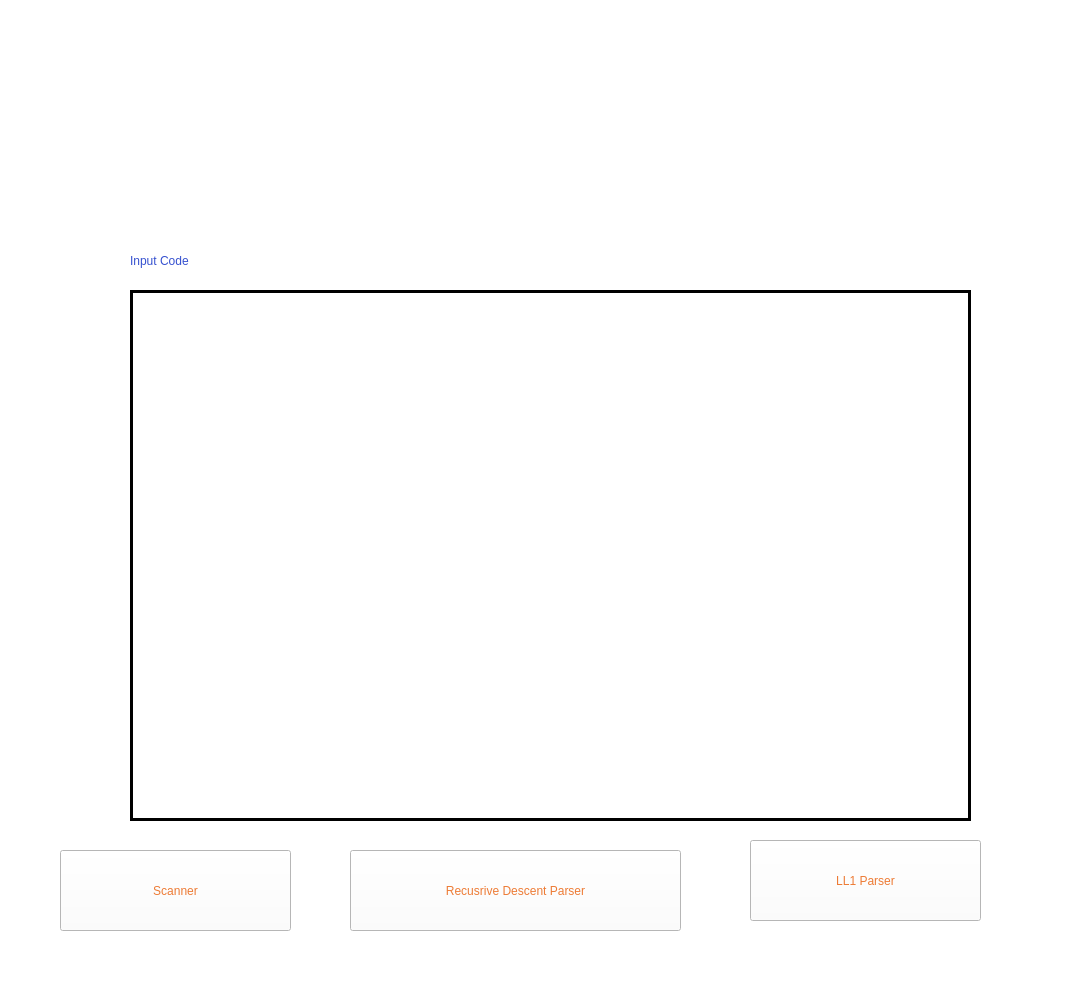
<?xml version="1.0" encoding="UTF-8"?>
<ui version="4.0">
 <class>MainWindow</class>
 <widget class="QMainWindow" name="MainWindow">
  <property name="geometry">
   <rect>
    <x>0</x>
    <y>0</y>
    <width>1081</width>
    <height>982</height>
   </rect>
  </property>
  <property name="windowTitle">
   <string>MainWindow</string>
  </property>
  <property name="styleSheet">
   <string notr="true">text-color: black; background-color: white</string>
  </property>
  <widget class="QWidget" name="centralwidget">
   <widget class="QTextEdit" name="textEdit">
    <property name="geometry">
     <rect>
      <x>130</x>
      <y>290</y>
      <width>841</width>
      <height>531</height>
     </rect>
    </property>
    <property name="styleSheet">
     <string notr="true">color:black; border: 3px solid black; 
font: 14pt solid &quot;Lato&quot;;</string>
    </property>
    <property name="html">
     <string>&lt;!DOCTYPE HTML PUBLIC &quot;-//W3C//DTD HTML 4.0//EN&quot; &quot;http://www.w3.org/TR/REC-html40/strict.dtd&quot;&gt;
&lt;html&gt;&lt;head&gt;&lt;meta name=&quot;qrichtext&quot; content=&quot;1&quot; /&gt;&lt;style type=&quot;text/css&quot;&gt;
p, li { white-space: pre-wrap; }
&lt;/style&gt;&lt;/head&gt;&lt;body style=&quot; font-family:'24 Lato'; font-size:14pt; font-weight:400; font-style:normal;&quot;&gt;
&lt;p align=&quot;center&quot; style=&quot;-qt-paragraph-type:empty; margin-top:0px; margin-bottom:0px; margin-left:0px; margin-right:0px; -qt-block-indent:0; text-indent:0px;&quot;&gt;&lt;br /&gt;&lt;/p&gt;&lt;/body&gt;&lt;/html&gt;</string>
    </property>
   </widget>
   <widget class="QPushButton" name="pushButton">
    <property name="geometry">
     <rect>
      <x>60</x>
      <y>850</y>
      <width>231</width>
      <height>81</height>
     </rect>
    </property>
    <property name="styleSheet">
     <string notr="true"> color: #ED7B35; font:16pt 4px solid  &quot;Lato&quot;; </string>
    </property>
    <property name="text">
     <string>Scanner</string>
    </property>
   </widget>
   <widget class="QLabel" name="label_2">
    <property name="geometry">
     <rect>
      <x>130</x>
      <y>240</y>
      <width>221</width>
      <height>41</height>
     </rect>
    </property>
    <property name="styleSheet">
     <string notr="true">color:#3550CF; font:16pt 3px solid  &quot;Lato&quot;;</string>
    </property>
    <property name="text">
     <string>Input Code</string>
    </property>
   </widget>
   <widget class="QPushButton" name="pushButton_2">
    <property name="geometry">
     <rect>
      <x>350</x>
      <y>850</y>
      <width>331</width>
      <height>81</height>
     </rect>
    </property>
    <property name="styleSheet">
     <string notr="true"> color: #ED7B35; font:16pt 3px solid  &quot;Lato&quot;; </string>
    </property>
    <property name="text">
     <string>Recusrive Descent Parser</string>
    </property>
   </widget>
   <widget class="QPushButton" name="pushButton_3">
    <property name="geometry">
     <rect>
      <x>750</x>
      <y>840</y>
      <width>231</width>
      <height>81</height>
     </rect>
    </property>
    <property name="styleSheet">
     <string notr="true"> color: #ED7B35; font:16pt 3px solid  &quot;Lato&quot;; </string>
    </property>
    <property name="text">
     <string>LL1 Parser</string>
    </property>
   </widget>
   <widget class="QLabel" name="label">
    <property name="geometry">
     <rect>
      <x>350</x>
      <y>30</y>
      <width>421</width>
      <height>241</height>
     </rect>
    </property>
    <property name="text">
     <string/>
    </property>
    <property name="pixmap">
     <pixmap>Logo.png</pixmap>
    </property>
   </widget>
  </widget>
  <widget class="QStatusBar" name="statusbar"/>
 </widget>
 <resources/>
 <connections/>
</ui>
